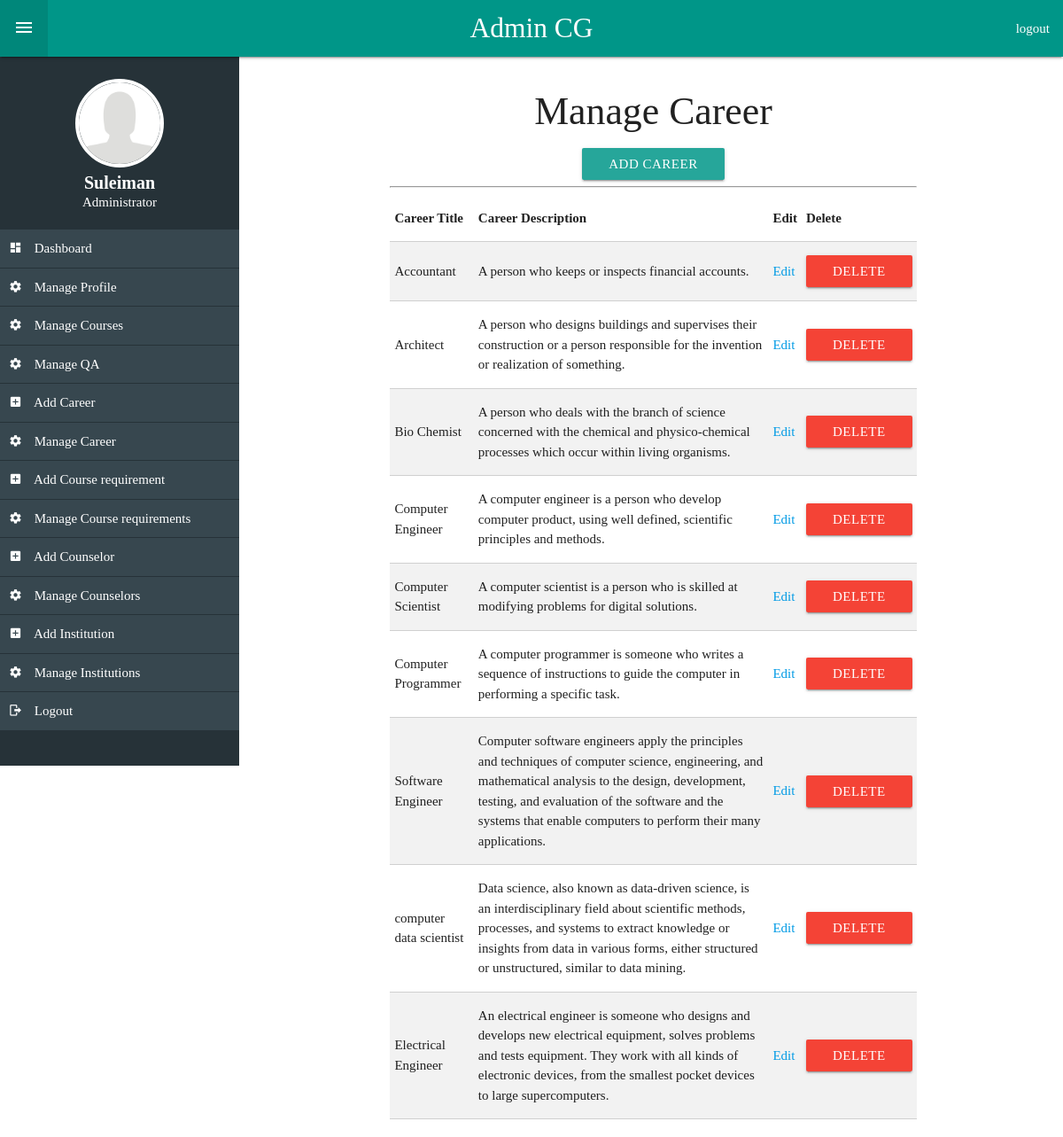
The app's page /admin/admin.php?action=manage_career (signed in) with its own data.
### tables this page shows
CREATE TABLE `career` (
  `career_id` int(11) NOT NULL,
  `course_id` int(11) NOT NULL,
  `career_title` varchar(255) NOT NULL,
  `career_keywords` varchar(255) NOT NULL,
  `career_desc` text NOT NULL
);

### admin/includes/manage_course_career.php (the view, shortened to what this page needs)
<section class="col s12 m8 offset-m2">
  <h3 class="center-align">Manage Career</h3>
  <div class="center-align">
    <a class="btn accent-1" href="admin.php?action=add_course_career">Add Career</a>
  </div>
  <hr>
	<table class="bordered striped">
    <thead>
      <tr>
          <th data-field="name">Career Title</th>
          <th data-field="desc">Career Description</th>
          <th data-field="edit">Edit </th>
          <th data-field="delete">Delete </th>
      </tr>
    </thead>
    <tbody>
      <?php
      	$sql = "SELECT * FROM `career`";
      	$run_sql = @mysqli_query($dbc, $sql);
      	while($row = mysqli_fetch_array($run_sql)){
      		$career_id = $row["career_id"];
      		$career_title = $row["career_title"];
          $career_desc = $row["career_desc"];
      ?>
      <tr>
        <td><?php echo $career_title; ?></td>
        <td><?php echo $career_desc; ?></td>
        <td><a href="admin.php?action=edit_career&career_id=<?php echo $career_id; ?>">Edit</a></td>
        <td><a class="waves-effect waves-light btn red" href="admin.php?action=delete_career&career_id=<?php echo $career_id; ?>">Delete</a></td>
      </tr>
    	<?php } ?>
    </tbody>
  </table>
</section>

### admin/admin.php (shortened to what this page needs)
<?php
require_once '../connection.php';
  $username = $_SESSION['admin'];
?>
<!DOCTYPE html>
<html lang="en">
<head>
	<link href="../css/materialize.css" type="text/css" rel="stylesheet" media="screen,projection"/>
  <link href="../css/admin.css" type="text/css" rel="stylesheet" media="screen,projection"/>
  <link href="../css/materialdesignicons.min.css" media="all" rel="stylesheet" type="text/css" />
</head>
<body>
	<div class="navbar-fixed">
		<nav role="navigation" class="teal ">
			<div class="nav-wrapper">
				<a href="admin.php" class="brand-logo center">Admin CG</a>
        <ul id="left">
          <li><a class="toggle"><i class="mdi mdi-menu"></i></a></li>
        </ul>
				<ul class="right ">
					<li><a href="logout.php">logout</a></li>
				</ul>
			</div>
		</nav>
	</div>
  <div class="row">
    <aside class=" blue-grey darken-4 hide-on-small-only" id="sidebar">
      <div class="valign-wrapper sidebar-header">
        <div class="row">
          <div class="col s12">
            <?php
              $sql = "SELECT * FROM `admin` WHERE `username`='$username'";
              $query = @mysqli_query($dbc, $sql);
              while ($row = mysqli_fetch_array($query)) {
                $fullname = $row['fullname'];
                $photo = $row['photo'];
            ?>
            <img src="../images/<?php echo $photo; ?>" class="responsive-img circle" alt="" style="width: 100px">
            <div class="white-text center-align">
              <h3 class="h3"><?php echo $fullname; ?></h3>
              <p>Administrator</p>
            </div>
            <?php } ?>
          </div>
        </div>
      </div>
      <ul class="sidebar-nav">
        <li><a href="admin.php"><i class="mdi mdi-view-dashboard"></i> Dashboard</a></li>
        <li><a href="admin.php?action=manage_admin"><i class="mdi mdi-settings"></i> Manage Profile</a></li>
        <li><a href="admin.php?action=manage_courses"><i class="mdi mdi-settings"></i> Manage Courses</a></li>
        <li><a href="admin.php?action=manage_questions"><i class="mdi mdi-settings"></i> Manage QA</a></li>
        <li><a href="admin.php?action=add_course_career"><i class="mdi mdi-plus-box"></i> Add Career</a></li>
        <li><a href="admin.php?action=manage_career"><i class="mdi mdi-settings"></i> Manage Career </a></li>
        <li><a href="admin.php?action=add_course_requirement"><i class="mdi mdi-plus-box"></i> Add Course requirement</a></li>
        <li><a href="admin.php?action=manage_requirements"><i class="mdi mdi-settings"></i> Manage Course requirements</a></li>
        <li><a href="admin.php?action=add_counselor"><i class="mdi mdi-plus-box"></i> Add Counselor</a></li>
        <li><a href="admin.php?action=manage_counselors"><i class="mdi mdi-settings"></i> Manage Counselors</a></li>
        <li><a href="admin.php?action=add_institution"><i class="mdi mdi-plus-box"></i> Add Institution</a></li>
        <li><a href="admin.php?action=manage_institutions"><i class="mdi mdi-settings"></i> Manage Institutions</a></li>
        <li><a href="logout.php"><i class="mdi mdi-logout"></i> Logout</a></li>
      </ul>
    </aside>
    <main id="main" class="section">
      <?php
        if(isset($_GET['action']) && $_GET['action'] === "add_course"){
          require_once 'includes/add_course.php';
        }else if(isset($_GET['action']) && $_GET['action'] === "manage_courses"){
          require_once 'includes/manage_courses.php';
        }else if(isset($_GET['action']) && $_GET['action'] === "edit_course"){
          require_once 'includes/edit_course.php';
        }else if(isset($_GET['action']) && $_GET['action'] === "delete_course"){
          require_once 'includes/delete_course.php';
        }else if(isset($_GET['action']) && $_GET['action'] === "update_admin"){
          require_once 'includes/update_admin.php';
        }else if(isset($_GET['action']) && $_GET['action'] === "manage_admin"){
          require_once 'includes/manage_admin.php';
        }else if(isset($_GET['action']) && $_GET['action'] === "change_password"){
          require_once 'includes/change_password.php';
        }else if(isset($_GET['action']) && $_GET['action'] === "change_password"){
          require_once 'includes/change_password.php';
        }else if(isset($_GET['action']) && $_GET['action'] === "add_course_requirement"){
          require_once 'includes/add_course_requirement.php';
        }else if(isset($_GET['action']) && $_GET['action'] === "manage_requirements"){
          require_once 'includes/manage_requirements.php';
        }else if(isset($_GET['action']) && $_GET['action'] === "edit_requirements"){
          require_once 'includes/edit_requirements.php';
        }else if(isset($_GET['action']) && $_GET['action'] === "delete_requirement"){
          require_once 'includes/delete_requirements.php';
        }else if(isset($_GET['action']) && $_GET['action'] === "add_institution"){
          require_once 'includes/add_institution.php';
        }else if(isset($_GET['action']) && $_GET['action'] === "manage_institutions"){
          require_once 'includes/manage_institutions.php';
        }else if(isset($_GET['action']) && $_GET['action'] === "edit_institution"){
          require_once 'includes/edit_institution.php';
        }else if(isset($_GET['action']) && $_GET['action'] === "delete_institution"){
          require_once 'includes/delete_institution.php';
        }else if(isset($_GET['action']) && $_GET['action'] === "add_course_career"){
          require_once 'includes/add_course_career.php';
        }else if(isset($_GET['action']) && $_GET['action'] === "manage_career"){
          require_once 'includes/manage_course_career.php';
        }else if(isset($_GET['action']) && $_GET['action'] === "edit_career"){
          require_once 'includes/edit_career.php';
        }else if(isset($_GET['action']) && $_GET['action'] === "delete_career"){
          require_once 'includes/delete_career.php';
        }else if(isset($_GET['action']) && $_GET['action'] === "manage_questions"){
          require_once 'includes/questions.php';
        }else if(isset($_GET['action']) && $_GET['action'] === "add_question"){
          require_once 'includes/add_question.php';
        }else if(isset($_GET['action']) && $_GET['action'] === "add_counselor"){
          require_once 'includes/add_counselor.php';
        }else if(isset($_GET['action']) && $_GET['action'] === "manage_counselors"){
          require_once 'includes/manage_counselors.php';
        }else if(isset($_GET['action']) && $_GET['action'] === "edit_counselor"){
          require_once 'includes/edit_counselor.php';
        }else if(isset($_GET['action']) && $_GET['action'] === "delete_counselor"){
          require_once 'includes/delete_counselor.php';
        }
      ?>
    </main>
  </div>
</body>
</html>

### css/admin.css (style rules this page uses)
body { padding-top: 0; font-family: ubuntu; }
#sidebar { display: block; height: 100vh; position: fixed; width: 270px; z-index: 100; overflow-y: scroll; }
#main { margin-left: 275px; min-height: 100vh; }
.toggle { font-size: 20px; }
.sidebar-header { margin-top: 40px; height: 140px; padding: 15px; }
img.circle { border: 4px solid #fff; }
.sidebar-header h3.h3 { margin: 0; font-size: 20px; font-weight: bold }
.sidebar-header p { margin: 0; }
.sidebar-nav { padding-bottom: 55px; }
.sidebar-nav > li > a >i { margin-right: 10px; color: #ffffff; }
.sidebar-nav li a { margin-bottom: 1px; padding: 10px; display: block; background-color: #37474f; color: #fff; }

### records on screen
career: career_title "Accountant", career_desc "A person who keeps or inspects financial accounts."
career: career_title "Architect", career_desc "A person who designs buildings and supervises their construction or a person responsible for the invention or realization of something."
career: career_title "Bio Chemist", career_desc "A person who deals with the branch of science concerned with the chemical and physico-chemical processes which occur within living organisms."
career: career_title "Computer Engineer", career_desc "A computer engineer is a person who develop computer product, using well defined, scientific principles and methods."
career: career_title "Computer Scientist", career_desc "A computer scientist is a person who is skilled at modifying problems for digital solutions."
career: career_title "Computer Programmer", career_desc "A computer programmer is someone who writes a sequence of instructions to guide the computer in performing a specific task."
career: career_title "Software Engineer", career_desc "Computer software engineers apply the principles and techniques of computer science, engineering, and mathematical analysis to the design, development, testing, and evaluation of the software and the systems that enable computers to perform their many applications."
career: career_title "computer data scientist", career_desc "Data science, also known as data-driven science, is an interdisciplinary field about scientific methods, processes, and systems to extract knowledge or insights from data in various forms, either structured or unstructured, similar to data mining."
career: career_title "Electrical Engineer", career_desc "An electrical engineer is someone who designs and develops new electrical equipment, solves problems and tests equipment. They work with all kinds of electronic devices, from the smallest pocket devices to large supercomputers."

### other values on screen
$fullname "Suleiman"
